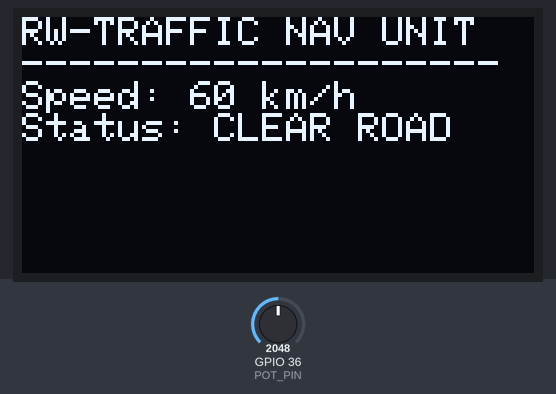
Bench run of a sketch on a simulated ESP32. Shown: 128×64 one-colour display. Inputs (shaded band) come from the test bench; at power-on: GPIO 36 (POT_PIN) = 2048. WiFi joins after 1.5 s; servers stay silent unless stated; uploads are accepted with an empty reply; what the sketch prints to the serial monitor is not drawn.

Above: at 2.7 s.
2.8 s: GPIO 36 (POT_PIN) set to 548
At 8.0 s:
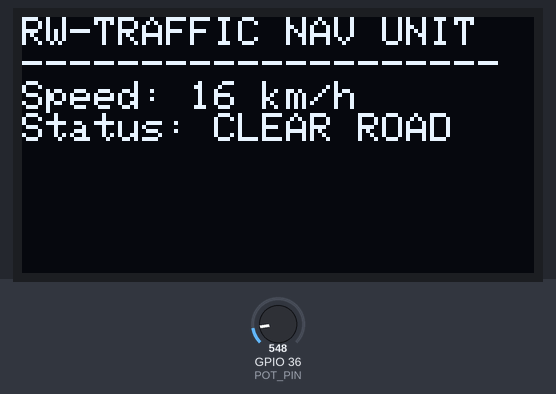
8.6 s: GPIO 36 (POT_PIN) set to 482
At 12.9 s:
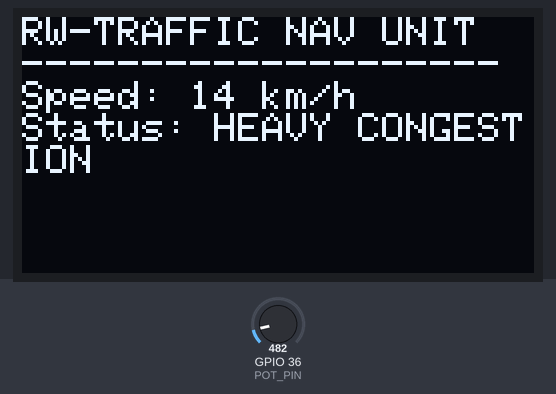
14.4 s: GPIO 36 (POT_PIN) set to 0
At 17.8 s:
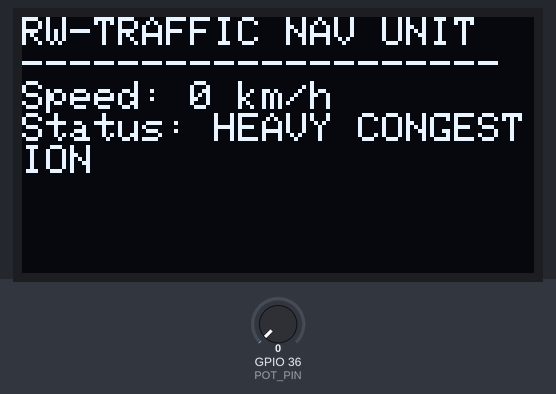
Timing chart, 0 to 19.3 s (numbered marks = the images above; inputs shaded):
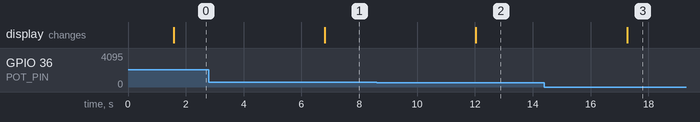

The sketch:

esp32_telemetry.ino
```cpp
#include <WiFi.h>
#include <HTTPClient.h>
#include <Wire.h>
#include <Adafruit_GFX.h>
#include <Adafruit_SSD1306.h>

#define SCREEN_WIDTH 128
#define SCREEN_HEIGHT 64
#define POT_PIN 36 // VP pin simulating vehicle speed

Adafruit_SSD1306 display(SCREEN_WIDTH, SCREEN_HEIGHT, &Wire, -1);

// Wi-Fi Credentials for Wokwi or local router
const char* ssid = "Wokwi-GUEST";
const char* password = "";

// Render / Vercel or local Backend URL
const char* serverUrl = "http://YOUR_BACKEND_HOST/api/traffic/telemetry";

void setup() {
  Serial.begin(115200);
  pinMode(POT_PIN, INPUT);

  // Initialize OLED Display
  if (!display.begin(SSD1306_SWITCHCAPVCC, 0x3C)) {
    Serial.println(F("SSD1306 allocation failed"));
    for (;;);
  }

  display.clearDisplay();
  display.setTextSize(1);
  display.setTextColor(WHITE);
  display.setCursor(0, 10);
  display.println("Rwanda Traffic System");
  display.println("Initializing ESP32...");
  display.display();

  // Connect Wi-Fi
  WiFi.begin(ssid, password);
  while (WiFi.status() != WL_CONNECTED) {
    delay(500);
    Serial.print(".");
  }
  Serial.println("\nWiFi Connected!");
}

void loop() {
  // Read potentiometer value to simulate speed (0 to 120 km/h)
  int rawVal = analogRead(POT_PIN);
  int simulatedSpeedKmh = map(rawVal, 0, 4095, 0, 120);

  // Update OLED Vehicle Interface
  display.clearDisplay();
  display.setCursor(0, 0);
  display.println("RW-TRAFFIC NAV UNIT");
  display.println("--------------------");
  display.print("Speed: ");
  display.print(simulatedSpeedKmh);
  display.println(" km/h");

  if (simulatedSpeedKmh < 15) {
    display.println("Status: HEAVY CONGESTION");
  } else {
    display.println("Status: CLEAR ROAD");
  }
  display.display();

  // Send Telemetry to Node.js Backend over HTTP POST
  if (WiFi.status() == WL_CONNECTED) {
    HTTPClient http;
    http.begin(serverUrl);
    http.addHeader("Content-Type", "application/json");

    String jsonPayload = "{\"deviceId\":\"ESP32_KIGALI_01\",\"latitude\":-1.9325,\"longitude\":30.1082,\"speedKmh\":" + String(simulatedSpeedKmh) + "}";

    int httpResponseCode = http.POST(jsonPayload);
    Serial.print("Telemetry POST Status: ");
    Serial.println(httpResponseCode);

    http.end();
  }

  delay(5000); // Send updates every 5 seconds
}
```

Measured:
- the behaviour switches between 512 and 511 on GPIO 36 (POT_PIN) (found by bisection; images 1 and 2)
- after the input at 2.8 s, the display: changes after 4.0 s (image 1)
- after the input at 8.6 s, the display: changes after 3.4 s (image 2)
- after the input at 14.4 s, the display: changes after 2.9 s (image 3)
